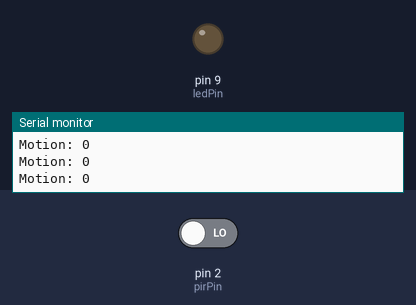
Simulated run of this sketch. Board: Arduino Uno, built with avr-gcc and run on an emulated ATmega328P. On the bench: output pins drawn as LEDs (lit = HIGH), the last lines printed to the serial monitor. The test bench sets the inputs (shaded band); at power-on: pin 2 (pirPin) LOW.

Above: at 1.2 s.
1.3 s: pin 2 (pirPin) driven HIGH
At 2.0 s:
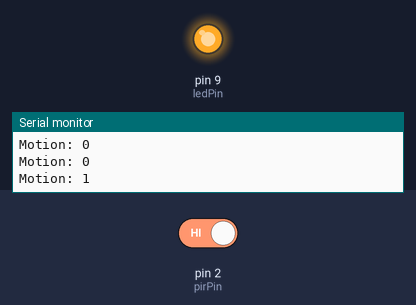
Timing chart, 0 to 4.3 s (numbered marks = the images above; inputs shaded):
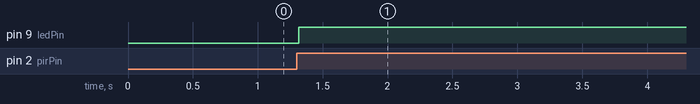

Measured:
- after the input at 1.3 s, pin 9 (ledPin): LOW → HIGH at once

The sketch:

motion_led_control.ino
```cpp
// Motion-Activated LED Control using PIR Sensor
// Hardware: Arduino Uno + HC-SR501 PIR Sensor + BC547 Transistor + LED
#define pirPin 2      // Digital pin connected to PIR sensor output
#define ledPin 9      // LED control pin via transistor

int motionState = LOW;

void setup() {
  pinMode(pirPin, INPUT);
  pinMode(ledPin, OUTPUT);
  Serial.begin(9600);
}

void loop() {
  motionState = digitalRead(pirPin);
  Serial.print("Motion: ");
  Serial.println(motionState);

  if (motionState == HIGH) {
    digitalWrite(ledPin, HIGH);  // Turn LED ON
    delay(5000);                  // Keep LED ON for 5 seconds
  } else {
    digitalWrite(ledPin, LOW);   // Turn LED OFF
  }
}
```
